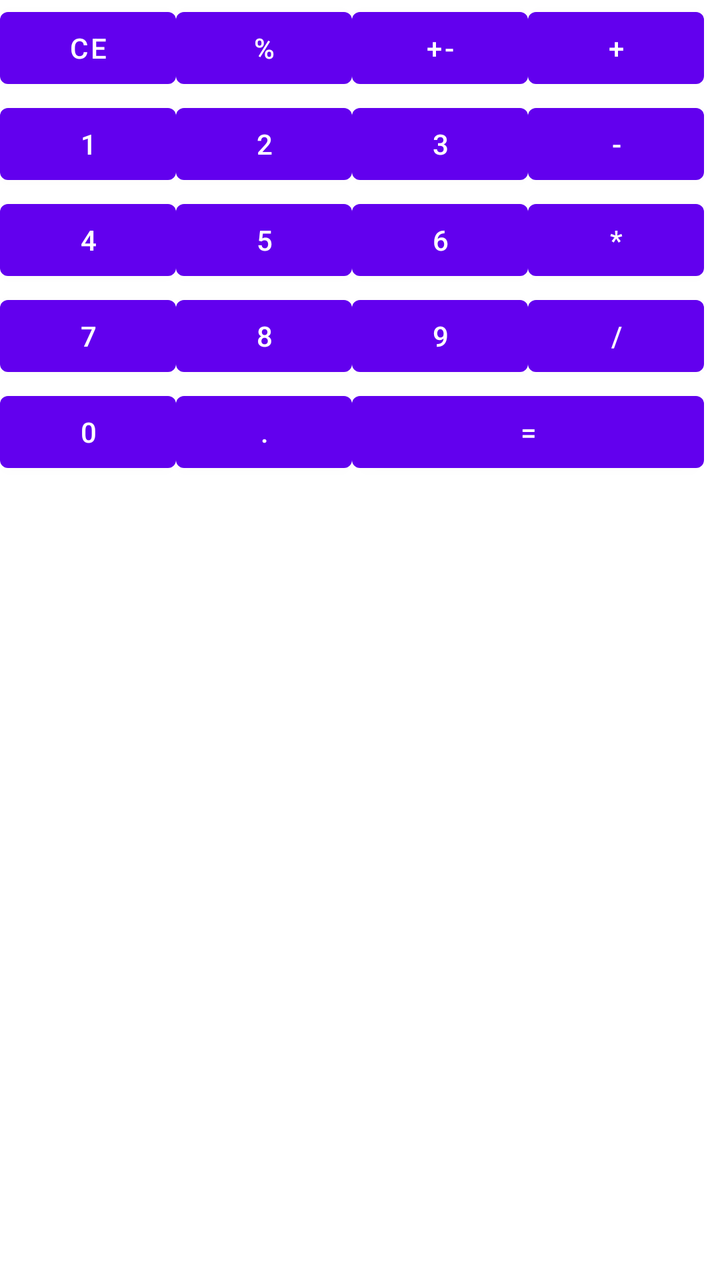
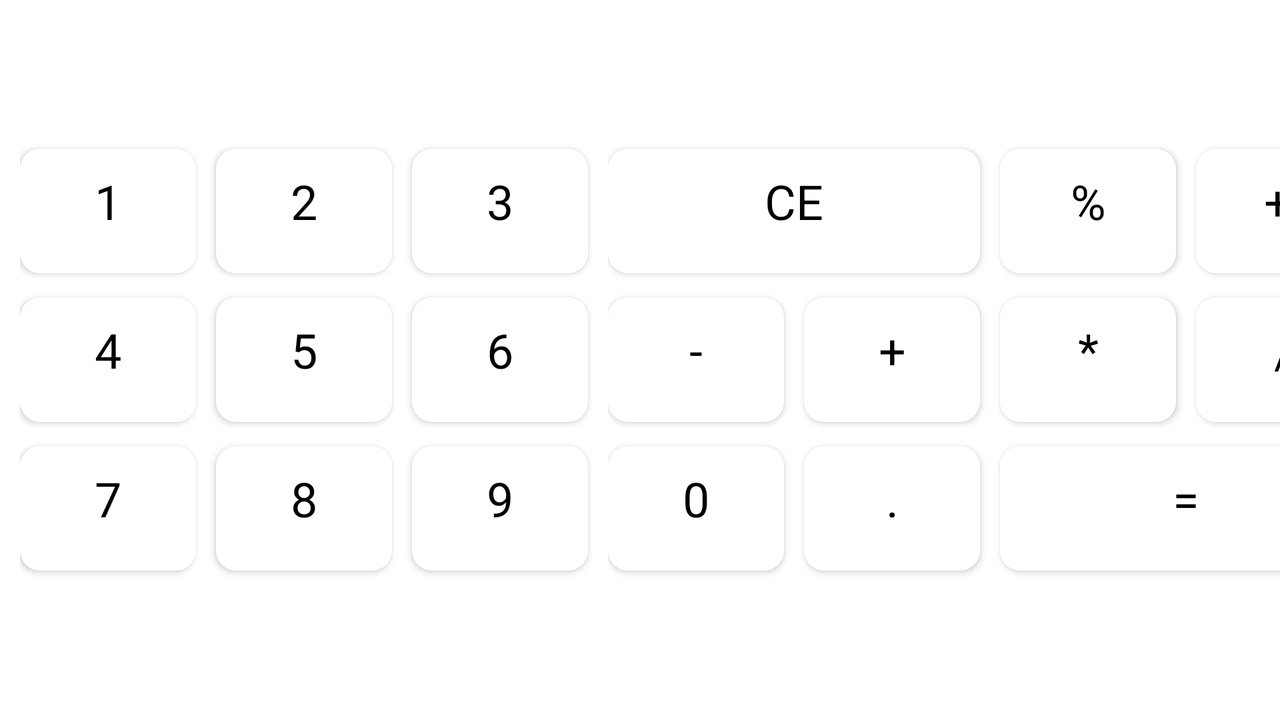

Compare how this app lays out the same screen by default and in its alternative resource folder. The renders come first, then the two layout files and the values they reference.
<!-- AndroidManifest.xml: application theme AppTheme -->
<!-- res/layout/keyboard_table.xml -->
<?xml version="1.0" encoding="utf-8"?>
<TableLayout xmlns:android="http://schemas.android.com/apk/res/android"
    android:layout_width="match_parent" android:layout_height="match_parent"
    android:layout_gravity="center">

    <TableRow
        android:layout_width="match_parent"
        android:layout_height="match_parent">


        <Button
            android:id="@+id/buttonCE"
            android:layout_width="wrap_content"
            android:layout_height="wrap_content"
            android:text="@string/buttonResetCaption" />
        <Button
            android:id="@+id/buttonPercent"
            android:layout_width="wrap_content"
            android:layout_height="wrap_content"
            android:text="@string/buttonPercentCaption" />
        <Button
            android:id="@+id/buttonSign"
            android:layout_width="wrap_content"
            android:layout_height="wrap_content"
            android:text="@string/buttonSignCaption" />
        <Button
            android:id="@+id/buttonPlus"
            android:layout_width="wrap_content"
            android:layout_height="wrap_content"
            android:text="@string/buttonPlusCaption" />
    </TableRow>
    <TableRow
        android:layout_width="match_parent"
        android:layout_height="match_parent">
        <Button
            android:id="@+id/button1"
            android:layout_width="wrap_content"
            android:layout_height="wrap_content"
            android:text="@string/button1Caption" />
        <Button
            android:id="@+id/button2"
            android:layout_width="wrap_content"
            android:layout_height="wrap_content"
            android:text="@string/button2Caption" />
        <Button
            android:id="@+id/button3"
            android:layout_width="wrap_content"
            android:layout_height="wrap_content"
            android:text="@string/button3Caption" />
        <Button
            android:id="@+id/buttonMinus"
            android:layout_width="wrap_content"
            android:layout_height="wrap_content"
            android:text="@string/buttonMinusCaption" />
    </TableRow>
    <TableRow
        android:layout_width="match_parent"
        android:layout_height="match_parent">
        <Button
            android:id="@+id/button4"
            android:layout_width="wrap_content"
            android:layout_height="wrap_content"
            android:text="@string/button4Caption" />
        <Button
            android:id="@+id/button5"
            android:layout_width="wrap_content"
            android:layout_height="wrap_content"
            android:text="@string/button5Caption" />
        <Button
            android:id="@+id/button6"
            android:layout_width="wrap_content"
            android:layout_height="wrap_content"
            android:text="@string/button6Caption" />
        <Button
            android:id="@+id/buttonMultiply"
            android:layout_width="wrap_content"
            android:layout_height="wrap_content"
            android:text="@string/buttonMultiplyCaption" />
    </TableRow>
    <TableRow
        android:layout_width="match_parent"
        android:layout_height="match_parent">

        <Button
            android:id="@+id/button7"
            android:layout_width="wrap_content"
            android:layout_height="wrap_content"
            android:text="@string/button7Caption" />
        <Button
            android:id="@+id/button8"
            android:layout_width="wrap_content"
            android:layout_height="wrap_content"
            android:text="@string/button8Caption" />
        <Button
            android:id="@+id/button9"
            android:layout_width="wrap_content"
            android:layout_height="wrap_content"
            android:text="@string/button9Caption" />
        <Button
            android:id="@+id/buttonDivide"
            android:layout_width="wrap_content"
            android:layout_height="wrap_content"
            android:text="@string/buttonDivideCaption" />
    </TableRow>
    <TableRow
        android:layout_width="match_parent"
        android:layout_height="match_parent">

        <Button
            android:id="@+id/button0"
            android:layout_width="wrap_content"
            android:layout_height="wrap_content"
            android:text="@string/button0Caption" />
        <Button
            android:id="@+id/buttonPoint"
            android:layout_width="wrap_content"
            android:layout_height="wrap_content"
            android:text="@string/buttonPointCaption" />
        <Button
            android:id="@+id/buttonEqually"
            android:layout_width="wrap_content"
            android:layout_height="wrap_content"
            android:text="@string/buttonEquallyCaption"
            android:layout_span = "2" />


    </TableRow>
</TableLayout>
<!-- resources referenced by this layout -->
<resources>
  <string name="button0Caption">0</string>
  <string name="button1Caption">1</string>
  <string name="button2Caption">2</string>
  <string name="button3Caption">3</string>
  <string name="button4Caption">4</string>
  <string name="button5Caption">5</string>
  <string name="button6Caption">6</string>
  <string name="button7Caption">7</string>
  <string name="button8Caption">8</string>
  <string name="button9Caption">9</string>
  <string name="buttonDivideCaption">/</string>
  <string name="buttonEquallyCaption">=</string>
  <string name="buttonMinusCaption">-</string>
  <string name="buttonMultiplyCaption">*</string>
  <string name="buttonPercentCaption">%</string>
  <string name="buttonPlusCaption">+</string>
  <string name="buttonPointCaption">.</string>
  <string name="buttonResetCaption">CE</string>
  <string name="buttonSignCaption">+-</string>
  <style name="AppTheme" parent="Theme.MaterialComponents.Light.DarkActionBar">
          <item name="colorPrimary">@color/design_default_color_primary</item>
          <item name="colorPrimaryDark">@color/design_default_color_primary_dark</item>
          <item name="colorAccent">#f95542</item>
      </style>
</resources>
<!-- res/layout-land/keyboard_table.xml (the repository's variant of the layout above) -->
<!-- drawn on the phone turned sideways -->
<?xml version="1.0" encoding="utf-8"?>
<LinearLayout xmlns:android="http://schemas.android.com/apk/res/android"
    android:layout_width="match_parent"
    android:layout_height="match_parent"
    android:gravity="center"
    android:orientation="horizontal"
    android:layout_centerHorizontal="true">
    <TableLayout
        android:layout_width="wrap_content"
        android:layout_height="wrap_content"
        android:layout_marginLeft="10dp">

        <TableRow
            android:layout_width="match_parent"
            android:layout_height="match_parent"
            android:gravity="center_horizontal">

            <com.google.android.material.button.MaterialButton
                android:id="@+id/button1"
                android:layout_width="match_parent"
                android:layout_height="wrap_content"
                android:text="@string/button1Caption"
                style="@style/LandButton"/>

            <com.google.android.material.button.MaterialButton
                android:id="@+id/button2"
                android:layout_width="match_parent"
                android:layout_height="wrap_content"
                android:text="@string/button2Caption"
                style="@style/LandButton"/>

            <com.google.android.material.button.MaterialButton
                android:id="@+id/button3"
                android:layout_width="match_parent"
                android:layout_height="wrap_content"
                android:text="@string/button3Caption"
                style="@style/LandButton"/>

        </TableRow>

        <TableRow
            android:layout_width="match_parent"
            android:layout_height="match_parent"
            android:gravity="center_horizontal">

            <com.google.android.material.button.MaterialButton
                android:id="@+id/button4"
                android:layout_width="match_parent"
                android:layout_height="wrap_content"
                android:text="@string/button4Caption"
                style="@style/LandButton"/>

            <com.google.android.material.button.MaterialButton
                android:id="@+id/button5"
                android:layout_width="match_parent"
                android:layout_height="wrap_content"
                android:text="@string/button5Caption"
                style="@style/LandButton"/>

            <com.google.android.material.button.MaterialButton
                android:id="@+id/button6"
                android:layout_width="match_parent"
                android:layout_height="wrap_content"
                android:text="@string/button6Caption"
                style="@style/LandButton"/>
        </TableRow>

        <TableRow
            android:layout_width="match_parent"
            android:layout_height="match_parent"
            android:gravity="center_horizontal">

            <com.google.android.material.button.MaterialButton
                android:id="@+id/button7"
                android:layout_width="match_parent"
                android:layout_height="wrap_content"
                android:text="@string/button7Caption"
                style="@style/LandButton"/>

            <com.google.android.material.button.MaterialButton
                android:id="@+id/button8"
                android:layout_width="match_parent"
                android:layout_height="wrap_content"
                android:text="@string/button8Caption"
                style="@style/LandButton"/>

            <com.google.android.material.button.MaterialButton
                android:id="@+id/button9"
                android:layout_width="match_parent"
                android:layout_height="wrap_content"
                android:text="@string/button9Caption"
                style="@style/LandButton"/>
        </TableRow>
    </TableLayout>

    <TableLayout
        android:layout_width="wrap_content"
        android:layout_height="wrap_content">

        <TableRow
            android:layout_width="match_parent"
            android:layout_height="match_parent">

            <com.google.android.material.button.MaterialButton
                android:id="@+id/buttonCE"
                android:layout_width="match_parent"
                android:layout_height="wrap_content"
                android:layout_span="2"
                android:text="@string/buttonResetCaption"
                style="@style/LandButton"/>

            <com.google.android.material.button.MaterialButton
                android:id="@+id/buttonPercent"
                android:layout_width="match_parent"
                android:layout_height="wrap_content"
                android:text="@string/buttonPercentCaption"
                style="@style/LandButton"/>

            <com.google.android.material.button.MaterialButton
                android:id="@+id/buttonSign"
                android:layout_width="match_parent"
                android:layout_height="wrap_content"
                android:text="@string/buttonSignCaption"
                style="@style/LandButton"/>

        </TableRow>

        <TableRow
            android:layout_width="match_parent"
            android:layout_height="match_parent">

            <com.google.android.material.button.MaterialButton
                android:id="@+id/buttonMinus"
                android:layout_width="match_parent"
                android:layout_height="wrap_content"
                android:text="@string/buttonMinusCaption"
                style="@style/LandButton"/>

            <com.google.android.material.button.MaterialButton
                android:id="@+id/buttonPlus"
                android:layout_width="match_parent"
                android:layout_height="wrap_content"
                android:text="@string/buttonPlusCaption"
                style="@style/LandButton"/>

            <com.google.android.material.button.MaterialButton
                android:id="@+id/buttonMultiply"
                android:layout_width="match_parent"
                android:layout_height="wrap_content"
                android:text="@string/buttonMultiplyCaption"
                style="@style/LandButton"/>

            <com.google.android.material.button.MaterialButton
                android:id="@+id/buttonDivide"
                android:layout_width="match_parent"
                android:layout_height="wrap_content"
                android:text="@string/buttonDivideCaption"
                style="@style/LandButton"/>

        </TableRow>

        <TableRow
            android:layout_width="match_parent"
            android:layout_height="match_parent">

            <com.google.android.material.button.MaterialButton
                android:id="@+id/button0"
                android:layout_width="match_parent"
                android:layout_height="wrap_content"
                android:text="@string/button0Caption"
                style="@style/LandButton"/>

            <com.google.android.material.button.MaterialButton
                android:id="@+id/buttonPoint"
                android:layout_width="match_parent"
                android:layout_height="wrap_content"
                android:text="@string/buttonPointCaption"
                style="@style/LandButton"/>

            <com.google.android.material.button.MaterialButton
                android:id="@+id/buttonEqually"
                android:layout_width="match_parent"
                android:layout_height="wrap_content"
                android:layout_span="2"
                android:text="@string/buttonEquallyCaption"
                style="@style/LandButton"/>
        </TableRow>


    </TableLayout>

</LinearLayout>
<!-- resources referenced by the variant -->
<!-- as the phone turned sideways resolves them -->
<resources>
  <string name="button0Caption">0</string>
  <string name="button1Caption">1</string>
  <string name="button2Caption">2</string>
  <string name="button3Caption">3</string>
  <string name="button4Caption">4</string>
  <string name="button5Caption">5</string>
  <string name="button6Caption">6</string>
  <string name="button7Caption">7</string>
  <string name="button8Caption">8</string>
  <string name="button9Caption">9</string>
  <string name="buttonDivideCaption">/</string>
  <string name="buttonEquallyCaption">=</string>
  <string name="buttonMinusCaption">-</string>
  <string name="buttonMultiplyCaption">*</string>
  <string name="buttonPercentCaption">%</string>
  <string name="buttonPlusCaption">+</string>
  <string name="buttonPointCaption">.</string>
  <string name="buttonResetCaption">CE</string>
  <string name="buttonSignCaption">+-</string>
  <style name="LandButton" parent="Theme.MaterialComponents.Light.DarkActionBar">
          <item name="android:layout_marginRight">@dimen/ButtonMarginRight</item>
          <item name="android:paddingTop">@dimen/LandButtonPaddingTop</item>
          <item name="android:paddingBottom">@dimen/ButtonPaddingBottom</item>
          <item name="android:textSize">@dimen/ButtonTextSize</item>
          <item name="cornerRadius">@dimen/ButtonCornerRadius</item>
          <item name="backgroundTint">@color/white</item>
          <item name="android:textColor">@color/black</item>
      </style>
  <style name="AppTheme" parent="Theme.MaterialComponents.Light.DarkActionBar">
          <item name="colorPrimary">@color/design_default_color_primary</item>
          <item name="colorPrimaryDark">@color/design_default_color_primary_dark</item>
          <item name="colorAccent">#f95542</item>
      </style>
  <dimen name="ButtonMarginRight">10dp</dimen>
  <dimen name="LandButtonPaddingTop">10sp</dimen>
  <dimen name="ButtonPaddingBottom">20sp</dimen>
  <dimen name="ButtonTextSize">24sp</dimen>
  <dimen name="ButtonCornerRadius">10dp</dimen>
  <color name="white">#FFFFFFFF</color>
  <color name="black">#FF000000</color>
</resources>
